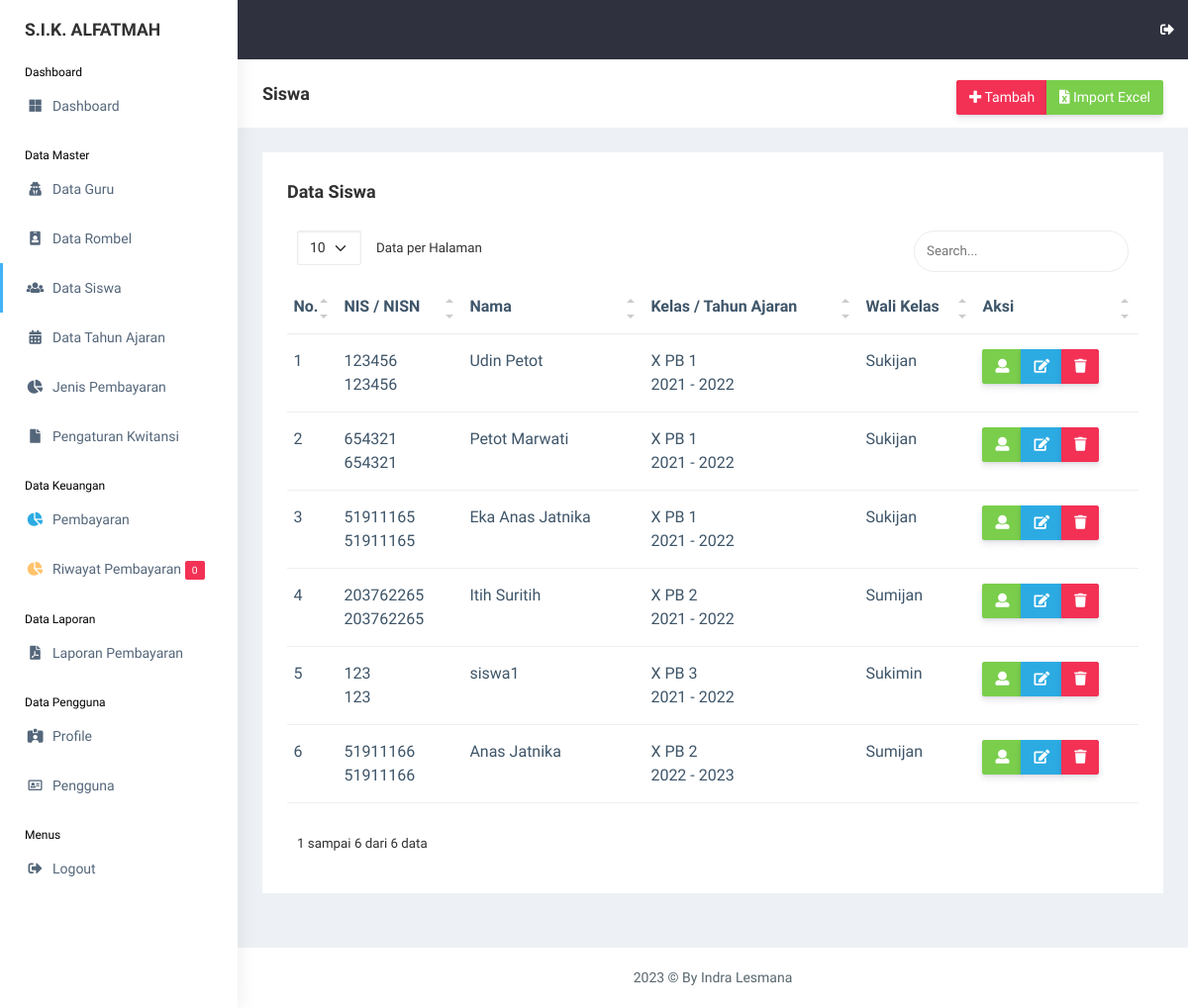
Screenshot of /view_master/siswa.php (signed in) with the database file from the repository.
### tables this page shows
CREATE TABLE `siswa` (
  `id_siswa` int(11) NOT NULL,
  `nis` int(11) NOT NULL,
  `nisn` int(11) NOT NULL,
  `nama_siswa` varchar(255) NOT NULL,
  `id_rombel` int(11) NOT NULL,
  `jk` varchar(20) NOT NULL,
  `alamat` text NOT NULL,
  `phone` varchar(20) NOT NULL,
  `username` varchar(255) NOT NULL,
  `password` varchar(255) NOT NULL,
  `gambar` varchar(255) NOT NULL,
  `id_tahun_ajaran` int(11) NOT NULL,
  `date_created` date NOT NULL,
  `is_active` int(11) NOT NULL
);

CREATE TABLE `rombel` (
  `id_rombel` int(11) NOT NULL,
  `rombel` varchar(255) NOT NULL,
  `id_guru` int(11) NOT NULL
);

CREATE TABLE `tahun_ajaran` (
  `id_tahun_ajaran` int(11) NOT NULL,
  `tahun_ajaran` varchar(50) NOT NULL
);

CREATE TABLE `guru` (
  `id_guru` int(11) NOT NULL,
  `nama_guru` varchar(255) NOT NULL,
  `mapel` varchar(255) NOT NULL,
  `date_created` date NOT NULL,
  `is_active` int(11) NOT NULL
);

### functions.php (called while the page is built, shortened)
<?php
$conn = mysqli_connect("localhost", "root", "", "db_sika");
function query($query)
{
    global $conn;
    $result = mysqli_query($conn, $query);
    $rows = [];
    while ($row = mysqli_fetch_assoc($result)) {
        $rows[] = $row;
    }
    return $rows;
}

### view_master/siswa.php (the view, shortened to what this page needs)
<?php
include "../templates/header.php";
$siswa = query(
    "SELECT * FROM siswa
    INNER JOIN rombel ON rombel.id_rombel = siswa.id_rombel
    INNER JOIN tahun_ajaran ON tahun_ajaran.id_tahun_ajaran = siswa.id_tahun_ajaran
    INNER JOIN guru ON guru.id_guru = rombel.id_guru
    ORDER BY siswa.id_tahun_ajaran ASC, rombel.rombel ASC"
);
?>
<div class="page-breadcrumb bg-white">
    <div class="row align-items-center">
        <div class="col-lg-3 col-md-4 col-sm-4 col-xs-12">
            <h4 class="page-title">Siswa</h4>
        </div>
        <div class="col-lg-9 col-sm-8 col-md-8 col-xs-12">
            <div class="d-md-flex">
                <ol class="breadcrumb ms-auto">
                    <li>
                        <div class="btn-group btn-group-toggle" data-toggle="buttons">
                            <a href="siswa_add.php"
                                class="btn btn-danger  d-none d-md-block pull-right hidden-xs hidden-sm waves-effect waves-light text-white"><i
                                    class="fas fa-plus"></i> Tambah</a>
                            <a href="siswa_import.php"
                                class="btn btn-success  d-none d-md-block pull-right hidden-xs hidden-sm waves-effect waves-light text-white"><i
                                    class="fas fa-file-excel"></i> Import Excel</a>
                        </div>
                    </li>
                </ol>
            </div>
        </div>
    </div>
</div>
<div class="container-fluid">
    <div class="row">
        <div class="col-md-12 col-lg-12 col-sm-12">
            <div class="white-box">
                <div class="d-md-flex mb-3">
                    <h3 class="box-title mb-0">Data Siswa</h3>
                </div>
                <div class="table-responsive">
                    <table class="table no-wrap" id="data-table">
                        <thead>
                            <tr>
                                <th class="border-top-0">No.</th>
                                <th class="border-top-0">NIS / NISN</th>
                                <th class="border-top-0">Nama</th>
                                <th class="border-top-0">Kelas / Tahun Ajaran</th>
                                <th class="border-top-0">Wali Kelas</th>
                                <th class="border-top-0">Aksi</th>
                            </tr>
                        </thead>
                        <tbody>
                            <?php $i = 1; ?>
                            <?php foreach ($siswa as $s): ?>
                                <tr>
                                    <td>
                                        <?= $i; ?>
                                    </td>
                                    <td class="txt-oflo">
                                        <?= $s["nis"]; ?> <br>
                                        <?= $s["nisn"]; ?>
                                    </td>
                                    <td>
                                        <?= $s["nama_siswa"]; ?>
                                    </td>
                                    <td>
                                        <?= $s["rombel"]; ?>
                                        <br>
                                        <?= $s["tahun_ajaran"]; ?>
                                    </td>
                                    <td class="txt-oflo">
                                        <?= $s["nama_guru"]; ?>
                                    </td>
                                    <td>
                                        <div class="btn-group btn-group-toggle" data-toggle="buttons">
                                            <a href="siswa_detail.php?id_siswa=<?= $s["id_siswa"] ?>"
                                                class="btn btn-success text-white"><i class="fas fa-user"></i></a>
                                            <a href="siswa_edit.php?id_siswa=<?= $s["id_siswa"] ?>"
                                                class="btn btn-info text-white"><i class="fas fa-edit"></i></a>
                                            <a href="siswa_delete.php?id_siswa=<?= $s["id_siswa"] ?>"
                                                class="btn btn-danger text-white"
                                                onclick="return confirm('Yakin ingin menghapus <?= $s['nama_siswa']; ?>?');"><i
                                                    class="fas fa-trash"></i></a>
                                        </div>
                                    </td>
                                </tr>
                                <?php $i++; ?>
                            <?php endforeach; ?>
                        </tbody>
                    </table>
                </div>
            </div>
        </div>
    </div>
</div>
<?php
include "../templates/footer.php";
?>

### rows the page displays
siswa: nis "123456", nisn "123456", nama_siswa "Udin Petot", id_rombel.rombel "X PB 1", id_tahun_ajaran.tahun_ajaran "2021 - 2022", guru.nama_guru "Sukijan"
siswa: nis "654321", nisn "654321", nama_siswa "Petot Marwati", id_rombel.rombel "X PB 1", id_tahun_ajaran.tahun_ajaran "2021 - 2022", guru.nama_guru "Sukijan"
siswa: nis "51911165", nisn "51911165", nama_siswa "Eka Anas Jatnika", id_rombel.rombel "X PB 1", id_tahun_ajaran.tahun_ajaran "2021 - 2022", guru.nama_guru "Sukijan"
siswa: nis "203762265", nisn "203762265", nama_siswa "Itih Suritih", id_rombel.rombel "X PB 2", id_tahun_ajaran.tahun_ajaran "2021 - 2022", guru.nama_guru "Sumijan"
siswa: nis "123", nisn "123", nama_siswa "siswa1", id_rombel.rombel "X PB 3", id_tahun_ajaran.tahun_ajaran "2021 - 2022", guru.nama_guru "Sukimin"
siswa: nis "51911166", nisn "51911166", nama_siswa "Anas Jatnika", id_rombel.rombel "X PB 2", id_tahun_ajaran.tahun_ajaran "2022 - 2023", guru.nama_guru "Sumijan"

### other values shown
$total_notif "0"
